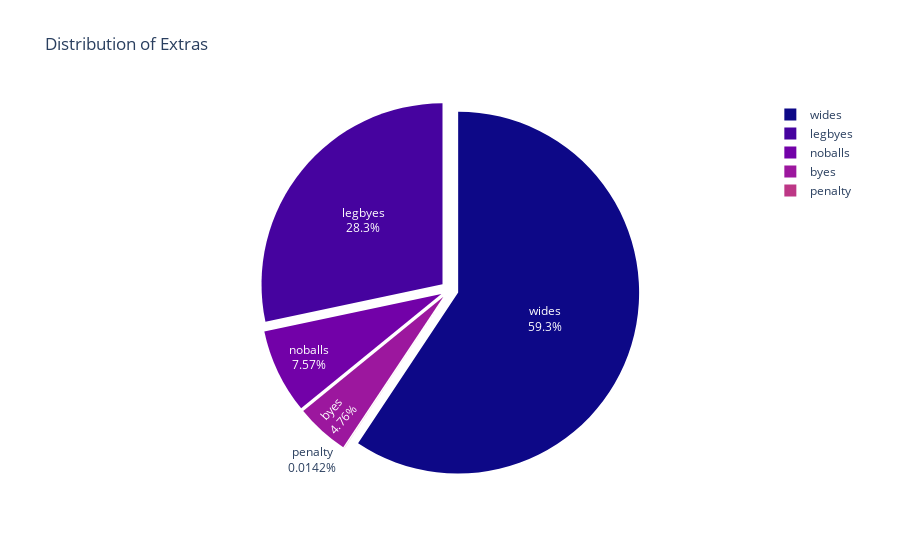

Source (notebook cell):
### Markdown cell above
#### Most common extras

### Code cell
# Count of each extras type
extras = df['extras_type'].value_counts()
fig = px.pie(
    names=extras.index,
    values=extras.values,
    title='Distribution of Extras',
    color_discrete_sequence=px.colors.sequential.Plasma
)
fig.update_traces(textinfo='percent+label', pull=[0.05]*len(extras))
fig.show()

### Figure 1 — Plotly figure (JSON) as saved in the notebook; plotly's stock layout.template omitted (floating-point values rounded to 4 significant figures)
{"data": [{"domain": {"x": [0, 1], "y": [0, 1]}, "hovertemplate": "label=%{label}<br>value=%{value}<extra></extra>", "labels": ["wides", "legbyes", "noballs", "byes", "penalty"], "legendgroup": "", "name": "", "pull": [0.05, 0.05, 0.05, 0.05, 0.05], "showlegend": true, "textinfo": "percent+label", "type": "pie", "values": [8380, 4001, 1069, 673, 2]}], "layout": {"legend": {"tracegroupgap": 0}, "piecolorway": ["#0d0887", "#46039f", "#7201a8", "#9c179e", "#bd3786", "#d8576b", "#ed7953", "#fb9f3a", "#fdca26", "#f0f921"], "title": {"text": "Distribution of Extras"}}}
